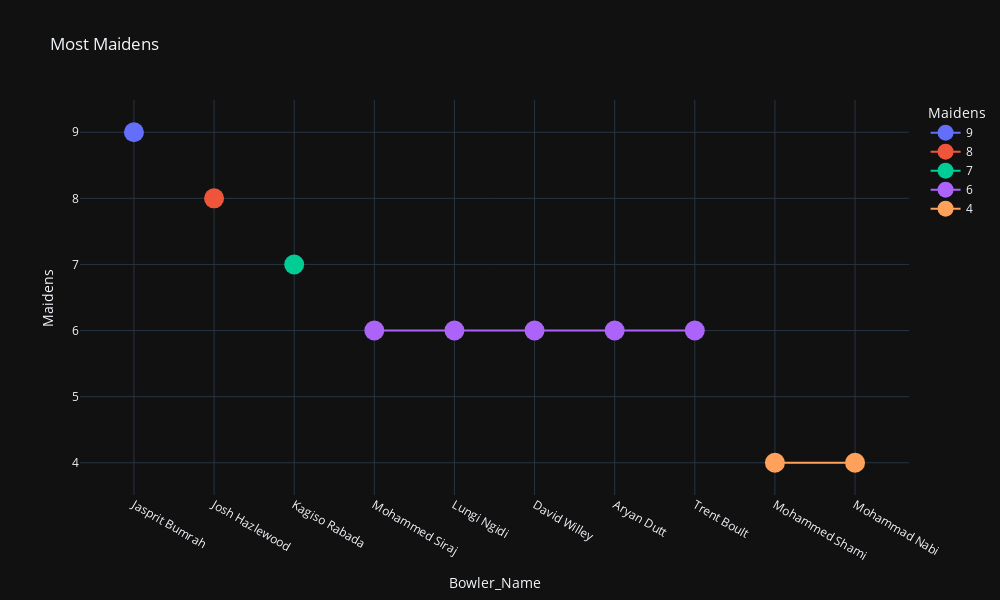

Notebook code cell kept with this figure:
### Code cell
fig=px.line(maidens, x='Bowler_Name', y='Maidens', title='Most Maidens', markers=True, color='Maidens',labels={'Bowler_Name':'Bowler_Name','maidens':'Maidens'},width=1000, height=600)
fig.update_layout(template='plotly_dark')
fig.update_traces(marker=dict(size=20))
fig.show()

### Figure 1 — Plotly figure (JSON) as saved in the notebook; plotly's stock layout.template omitted (floating-point values rounded to 4 significant figures)
{"data": [{"hovertemplate": "Maidens=%{y}<br>Bowler_Name=%{x}<extra></extra>", "legendgroup": "9", "line": {"color": "#636efa", "dash": "solid"}, "marker": {"size": 20, "symbol": "circle"}, "mode": "lines+markers", "name": "9", "orientation": "v", "showlegend": true, "type": "scatter", "x": ["Jasprit Bumrah"], "xaxis": "x", "y": [9], "yaxis": "y"}, {"hovertemplate": "Maidens=%{y}<br>Bowler_Name=%{x}<extra></extra>", "legendgroup": "8", "line": {"color": "#EF553B", "dash": "solid"}, "marker": {"size": 20, "symbol": "circle"}, "mode": "lines+markers", "name": "8", "orientation": "v", "showlegend": true, "type": "scatter", "x": ["Josh Hazlewood"], "xaxis": "x", "y": [8], "yaxis": "y"}, {"hovertemplate": "Maidens=%{y}<br>Bowler_Name=%{x}<extra></extra>", "legendgroup": "7", "line": {"color": "#00cc96", "dash": "solid"}, "marker": {"size": 20, "symbol": "circle"}, "mode": "lines+markers", "name": "7", "orientation": "v", "showlegend": true, "type": "scatter", "x": ["Kagiso Rabada"], "xaxis": "x", "y": [7], "yaxis": "y"}, {"hovertemplate": "Maidens=%{y}<br>Bowler_Name=%{x}<extra></extra>", "legendgroup": "6", "line": {"color": "#ab63fa", "dash": "solid"}, "marker": {"size": 20, "symbol": "circle"}, "mode": "lines+markers", "name": "6", "orientation": "v", "showlegend": true, "type": "scatter", "x": ["Mohammed Siraj", "Lungi Ngidi", "David Willey", "Aryan Dutt", "Trent Boult"], "xaxis": "x", "y": [6, 6, 6, 6, 6], "yaxis": "y"}, {"hovertemplate": "Maidens=%{y}<br>Bowler_Name=%{x}<extra></extra>", "legendgroup": "4", "line": {"color": "#FFA15A", "dash": "solid"}, "marker": {"size": 20, "symbol": "circle"}, "mode": "lines+markers", "name": "4", "orientation": "v", "showlegend": true, "type": "scatter", "x": ["Mohammed Shami", "Mohammad Nabi"], "xaxis": "x", "y": [4, 4], "yaxis": "y"}], "layout": {"height": 600, "legend": {"title": {"text": "Maidens"}, "tracegroupgap": 0}, "title": {"text": "Most Maidens"}, "width": 1000, "xaxis": {"anchor": "y", "autorange": true, "domain": [0, 1], "range": [-0.6733, 9.673], "title": {"text": "Bowler_Name"}, "type": "category"}, "yaxis": {"anchor": "x", "autorange": true, "categoryarray": [4, 6, 7, 8, 9], "categoryorder": "array", "domain": [0, 1], "range": [3.51, 9.49], "title": {"text": "Maidens"}, "type": "linear"}}}
